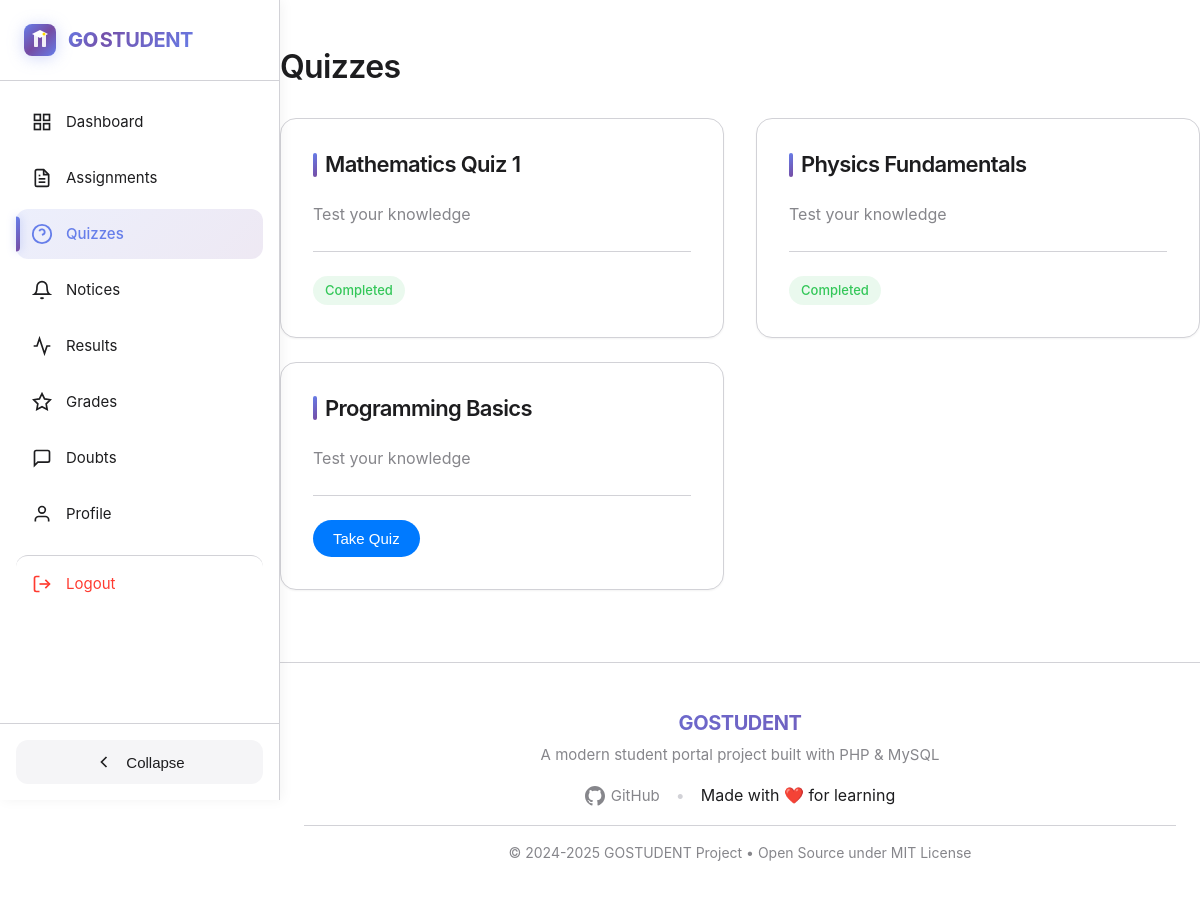
/pages/student/quizzes.php (signed in), run on the app's committed database.
### tables this page shows
CREATE TABLE `quizzes` (
  `id` int(11) NOT NULL,
  `title` varchar(255) NOT NULL,
  `teacher_id` int(11) NOT NULL,
  `created_at` timestamp NOT NULL DEFAULT current_timestamp(),
  `updated_at` timestamp NOT NULL DEFAULT current_timestamp() ON UPDATE current_timestamp()
);

### pages/student/quizzes.php (the view, shortened to what this page needs)
<?php
require_once '../../includes/header.php';
?>
<h2 class="mb-xl">Quizzes</h2>
<div class="row">
    <?php
    $stmt = $pdo->query("SELECT * FROM quizzes");
    while ($row = $stmt->fetch()) {
        $subStmt = $pdo->prepare("SELECT * FROM quiz_submissions WHERE quiz_id = ? AND student_id = ?");
        $subStmt->execute([$row['id'], $_SESSION['user_id']]);
        $submitted = $subStmt->fetch();
        echo '<div class="col col-6">';
        echo '<div class="card">';
        echo '<div class="card-content">';
        echo '<h3 class="card-title">' . htmlspecialchars($row['title']) . '</h3>';
        echo '<p class="text-muted">Test your knowledge</p>';
        echo '</div>';
        echo '<div class="card-action">';
        if ($submitted) {
            echo '<span class="badge badge-success">Completed</span>';
        } else {
            echo '<button onclick="openModal(\'modal' . $row['id'] . '\')" class="btn btn-primary">Take Quiz</button>';
        }
        echo '</div>';
        echo '</div>';
        echo '</div>';
    }
    ?>
</div>
<?php require_once '../../includes/footer.php'; ?>

### assets/css/apple-theme.css (style rules this page uses)
:root { --color-background: #ffffff; --color-foreground: #1d1d1f; --color-card: #ffffff; --color-card-foreground: #1d1d1f; --color-primary: #007aff; --color-primary-foreground: #ffffff; --color-secondary: #f5f5f7; --color-secondary-foreground: #1d1d1f; --color-muted: #f5f5f7; --color-muted-foreground: #86868b; --color-accent: #f5f5f7; --color-accent-foreground: #1d1d1f; --color-destructive: #ff3b30; --color-destructive-foreground: #ffffff; --color-success: #34c759; --color-warning: #ff9500; --color-border: #d2d2d7; --color-input: #f5f5f7; --color-ring: #007aff; --shadow-sm: 0 1px 2px 0 rgba(0, 0, 0, 0.05); --shadow-md: 0 4px 6px -1px rgba(0, 0, 0, 0.1), 0 2px 4px -1px rgba(0, 0, 0, 0.06); --shadow-lg: 0 10px 15px -3px rgba(0, 0, 0, 0.1), 0 4px 6px -2px rgba(0, 0, 0, 0.05); --shadow-xl: 0 20px 25px -5px rgba(0, 0, 0, 0.1), 0 10px 10px -5px rgba(0, 0, 0, 0.04); --radius-sm: 8px; --radius-md: 12px; --radius-lg: 16px; --radius-xl: 20px; --radius-full: 9999px; --font-sans: -apple-system, BlinkMacSystemFont, "SF Pro Display", "Segoe UI", Roboto, "Helvetica Neue", Arial, sans-serif; --font-mono: "SF Mono", Monaco, "Cascadia Code", "Courier New", monospace; --spacing-xs: 4px; --spacing-sm: 8px; --spacing-md: 16px; --spacing-lg: 24px; --spacing-xl: 32px; --spacing-2xl: 48px; --transition-fast: 150ms cubic-bezier(0.4, 0, 0.2, 1); --transition-base: 250ms cubic-bezier(0.4, 0, 0.2, 1); --transition-slow: 350ms cubic-bezier(0.4, 0, 0.2, 1); }
* { margin: 0; padding: 0; box-sizing: border-box; }
html { -webkit-font-smoothing: antialiased; -moz-osx-font-smoothing: grayscale; text-rendering: optimizeLegibility; }
body { font-family: var(--font-sans); background-color: var(--color-background); color: var(--color-foreground); line-height: 1.6; font-size: 16px; transition: background-color var(--transition-base), color var(--transition-base); }
h1, h2, h3, h4, h5, h6 { font-weight: 600; line-height: 1.2; letter-spacing: -0.02em; color: var(--color-foreground); }
h2 { font-size: 2rem; }
h3 { font-size: 1.75rem; }
p { margin-bottom: var(--spacing-md); color: var(--color-foreground); }
body { display: flex; min-height: 100vh; }
.card { background: var(--color-card); border: 1px solid var(--color-border); border-radius: var(--radius-lg); padding: var(--spacing-xl); box-shadow: var(--shadow-sm); transition: all var(--transition-base); overflow: hidden; }
.card-title { font-size: 1.375rem; font-weight: 600; margin-bottom: var(--spacing-lg); color: var(--color-foreground); letter-spacing: -0.03em; display: flex; align-items: center; gap: var(--spacing-sm); }
.card-title::before { content: ''; width: 4px; height: 24px; background: linear-gradient(135deg, #667eea 0%, #764ba2 100%); border-radius: 2px; }
.card-content { color: var(--color-foreground); }
.card-action { margin-top: var(--spacing-lg); padding-top: var(--spacing-lg); border-top: 1px solid var(--color-border); display: flex; gap: var(--spacing-sm); flex-wrap: wrap; }
.btn { display: inline-flex; align-items: center; justify-content: center; gap: var(--spacing-sm); padding: 10px 20px; border-radius: var(--radius-full); font-size: 0.9375rem; font-weight: 500; border: none; cursor: pointer; transition: all var(--transition-fast); text-decoration: none; white-space: nowrap; }
.btn-primary { background-color: var(--color-primary); color: var(--color-primary-foreground); }
.badge { display: inline-flex; align-items: center; padding: 4px 12px; border-radius: var(--radius-full); font-size: 0.8125rem; font-weight: 500; white-space: nowrap; }
.badge-success { background-color: rgba(52, 199, 89, 0.1); color: var(--color-success); }
.row { display: flex; flex-wrap: wrap; margin: 0 calc(var(--spacing-md) * -1); }
.col { flex: 1; padding: 0 var(--spacing-md); margin-bottom: var(--spacing-lg); }
.col-6 { flex: 0 0 50%; max-width: 50%; }
.text-muted { color: var(--color-muted-foreground); }
.mb-xl { margin-bottom: var(--spacing-xl); }

### data on the page
quizzes: title "Mathematics Quiz 1", shows "Completed"
quizzes: title "Physics Fundamentals", shows "Completed"
quizzes: title "Programming Basics"
